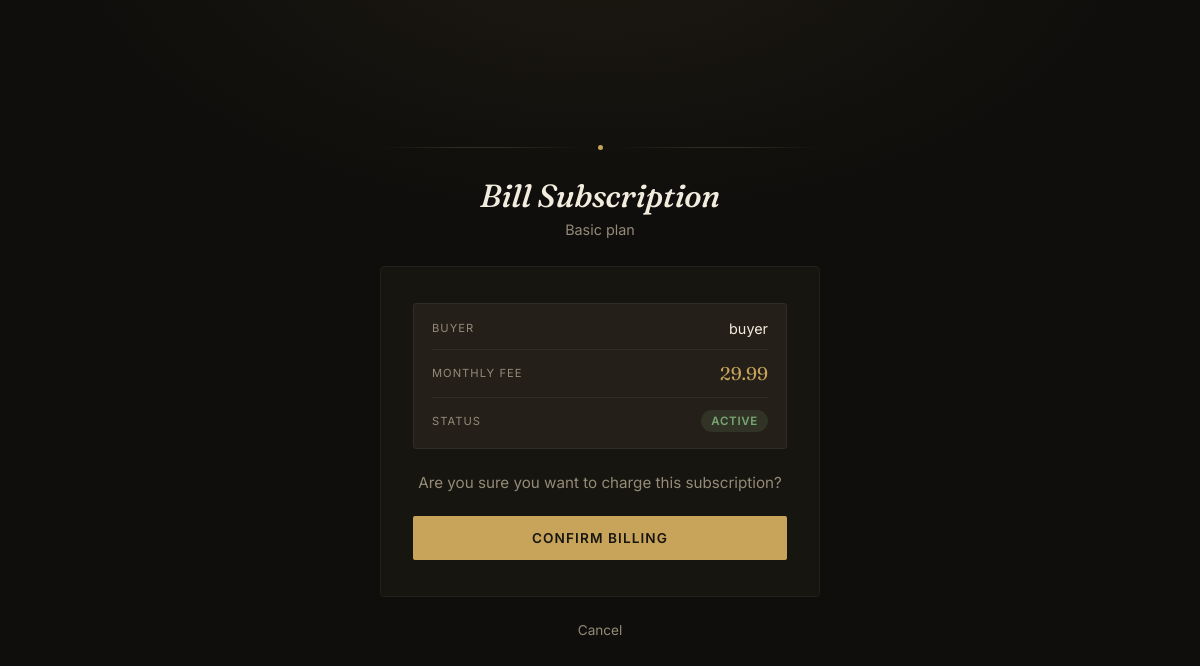
/billing/2/bill/ (signed in), run on the app's committed database.
### app/models.py (models this page shows, shortened)
class Subscription(models.Model):
    Buyer = models.ForeignKey(User, on_delete=models.CASCADE,related_name='subscriptions', limit_choices_to={'type': 'user'})
    Plan = models.ForeignKey(Plan, on_delete=models.CASCADE,related_name='subscriptions')
    start_date = models.DateField(auto_now_add=True)
    status = models.CharField(max_length=50, choices=[('active', 'Active'), ('inactive', 'Inactive')], default='active')

class Plan(models.Model):
    name = models.CharField(max_length=100)
    monthly_fee = models.DecimalField(max_digits=10, decimal_places=2)
    features = models.ManyToManyField('Feature')

class User(AbstractUser):
    class UserType(models.TextChoices):
        ADMIN = "admin", "Admin"
        BUYER = "buyer", "Buyer"
    name = models.CharField(max_length=150)
    email = models.EmailField(unique=True)
    type = models.CharField(
        max_length=10,
        choices=UserType.choices,
        default=UserType.BUYER,
    )
    profile_photo = models.ImageField(
        upload_to="profile_photos/",
        blank=True,
        null=True,
    )
    buyer_billing_day = models.PositiveSmallIntegerField(
        validators=[
            MinValueValidator(1),
            MaxValueValidator(28),
        ],
        blank=True,
        null=True,
    )
    USERNAME_FIELD = "email"
    REQUIRED_FIELDS = ["username"]

### app/views.py (the view)
@admin_required
def bill_subscription(request, subscription_id):
    subscription = get_object_or_404(
        Subscription,
        id=subscription_id,
        status="active"
    )
    if request.method == "POST":
        transaction = create_subscription_transaction(subscription)
        return redirect(
            "transaction_list"
        )
    return render(
        request,
        "bill_subscription.html",
        {
            "subscription": subscription,
        },
    )

### app/templates/bill_subscription.html (shortened to what this page needs)
<!DOCTYPE html>
<html lang="en">
<head>
</head>
<body>
  <div class="panel">
    <div class="mark">
      <span class="line"></span>
      <span class="dot"></span>
      <span class="line"></span>
    </div>
    <h1>Bill Subscription</h1>
    <p class="subhead">{{ subscription.Plan.name }}</p>
    <div class="card">
      <div class="details">
        <div class="details-row">
          <span class="details-label">Buyer</span>
          <span class="details-value">{{ subscription.Buyer.username }}</span>
        </div>
        <div class="details-row">
          <span class="details-label">Monthly Fee</span>
          <span class="details-value fee">{{ subscription.Plan.monthly_fee }}</span>
        </div>
        <div class="details-row">
          <span class="details-label">Status</span>
          <span class="details-value">
            <span class="status" data-status="{{ subscription.status|lower }}">{{ subscription.status }}</span>
          </span>
        </div>
      </div>
      <p class="confirm-text">Are you sure you want to charge this subscription?</p>
      <form method="post">
        <button type="submit">Confirm Billing</button>
      </form>
    </div>
    <p class="foot">
      <a href="{% url 'subscription_list' %}">Cancel</a>
    </p>
</html>

### app/templates/bill_subscription.html (style rules this page uses)
:root { --bg: #0f0e0c; --surface: #17150f; --border: #322d24; --border-soft: #241f18; --text: #f2ecdf; --text-dim: #948b78; --accent: #c8a45b; --accent-soft: rgba(200,164,91,0.14); }
* { box-sizing: border-box; }
body { margin:0; min-height:100vh; background: radial-gradient(ellipse 900px 500px at 50% -10%, rgba(200,164,91,0.08), transparent 60%), var(--bg); color: var(--text); font-family: 'Inter', sans-serif; display:flex; align-items:center; justify-content:center; padding: 48px 20px; }
.panel { width:100%; max-width: 440px; }
.mark { display:flex; align-items:center; justify-content:center; gap:14px; margin-bottom: 28px; opacity:0; animation: fadeIn 0.7s ease forwards; }
.mark .line { height:1px; flex:1; background: linear-gradient(90deg, transparent, var(--border) 40%, var(--border) 60%, transparent); }
.mark .dot { width:5px; height:5px; border-radius:50%; background: var(--accent); flex-shrink:0; }
h1 { font-family:'Fraunces', serif; font-weight:500; font-style:italic; font-size: 2rem; line-height:1.15; text-align:center; margin: 0 0 6px; letter-spacing: -0.01em; opacity:0; animation: fadeUp 0.7s ease 0.1s forwards; }
.subhead { text-align:center; color: var(--text-dim); font-size: 0.9rem; margin: 0 0 28px; opacity:0; animation: fadeUp 0.7s ease 0.15s forwards; }
.card { background: var(--surface); border: 1px solid var(--border-soft); border-radius: 4px; padding: 36px 32px; text-align: center; opacity:0; animation: fadeUp 0.7s ease 0.2s forwards; }
.details { text-align: left; background: var(--border-soft); border: 1px solid var(--border); border-radius: 3px; padding: 16px 18px; margin: 0 0 24px; }
.details-row { display:flex; justify-content: space-between; align-items: center; gap: 12px; }
.details-row + .details-row { margin-top: 12px; padding-top: 12px; border-top: 1px solid var(--border); }
.details-label { font-size: 0.7rem; text-transform: uppercase; letter-spacing: 0.09em; color: var(--text-dim); white-space: nowrap; }
.details-value { font-size: 0.9rem; color: var(--text); text-align: right; }
.details-value.fee { font-family:'Fraunces', serif; font-size: 1.15rem; color: var(--accent); }
.status { display:inline-block; font-size: 0.72rem; text-transform: uppercase; letter-spacing: 0.06em; font-weight: 600; padding: 4px 10px; border-radius: 12px; background: var(--accent-soft); color: var(--accent); }
.status[data-status="active"] { background: rgba(122,168,116,0.14); color: #7aa874; }
.confirm-text { font-size: 0.95rem; color: var(--text-dim); margin: 0 0 24px; }
form { margin: 0; }
button[type="submit"] { width:100%; background: var(--accent); color: #17150f; border: none; padding: 14px 0; font-family:'Inter', sans-serif; font-size: 0.85rem; font-weight: 600; text-transform: uppercase; letter-spacing: 0.08em; border-radius: 2px; cursor: pointer; transition: background 0.25s ease, transform 0.15s ease; }
.foot { text-align:center; margin-top: 22px; opacity:0; animation: fadeUp 0.7s ease 0.3s forwards; }
.foot a { color: var(--text-dim); text-decoration: none; font-size: 0.85rem; border-bottom: 1px solid transparent; transition: border-color 0.25s ease, color 0.25s ease; }

### data on the page
Subscription: Plan.name "Basic plan", Buyer.username "buyer", Plan.monthly_fee "29.99", status "ACTIVE"
